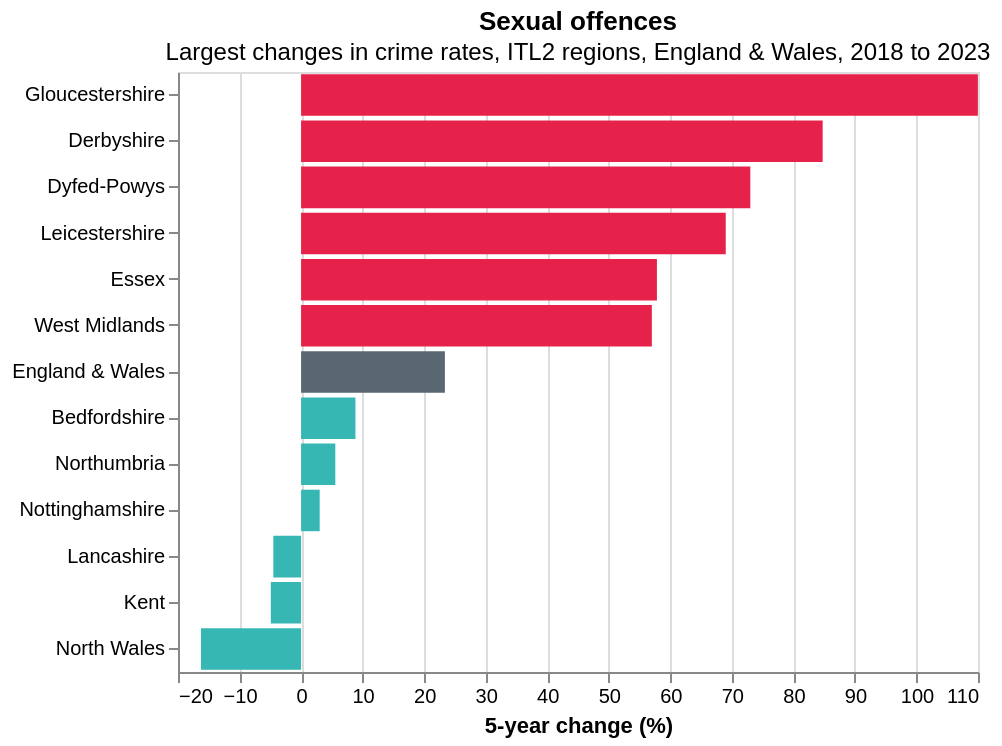

The Vega-Lite source for this figure:
### Vega-Lite specification from a JSON file in a GitHub repository (floating-point values rounded to 4 significant figures)
{"config": {"view": {"continuousWidth": 300, "continuousHeight": 300}}, "layer": [{"data": {"name": "data-9c00aa9dc2b1c1a0b4bf9b34ead12925"}, "mark": {"type": "line", "color": "#gray", "size": 2}, "encoding": {"x": {"field": "x", "type": "quantitative"}}}, {"data": {"name": "data-31ba561cc051e9f3e6cea05da51b907f"}, "mark": {"type": "bar"}, "encoding": {"color": {"field": "colour", "scale": null, "type": "nominal"}, "tooltip": [{"field": "Area Name", "type": "nominal"}, {"field": "Crime type", "type": "nominal"}, {"field": "5-year change", "type": "quantitative"}], "x": {"axis": {"title": "5-year change (%)"}, "field": "5-year change", "type": "quantitative"}, "y": {"axis": {"title": ""}, "field": "Area Name", "sort": "-x", "type": "nominal"}}, "name": "view_43", "title": {"text": "Sexual offences", "subtitle": "Largest changes in crime rates, ITL2 regions, England & Wales, 2018 to 2023"}}], "height": 300, "params": [{"name": "param_337", "select": {"type": "interval", "encodings": ["x", "y"]}, "bind": "scales", "views": ["view_43"]}], "width": 400, "$schema": "https://vega.github.io/schema/vega-lite/v5.8.0.json", "datasets": {"data-9c00aa9dc2b1c1a0b4bf9b34ead12925": [{"x": 0}], "data-31ba561cc051e9f3e6cea05da51b907f": [{"Area Code": "E23000037", "Area Name": "Gloucestershire", "Crime type": "Sexual offences", "rate (2018)": 1.635, "rate (2023)": 3.433, "5-year change": 110.0, "colour": "#e6224b"}, {"Area Code": "E23000018", "Area Name": "Derbyshire", "Crime type": "Sexual offences", "rate (2018)": 1.786, "rate (2023)": 3.301, "5-year change": 84.76, "colour": "#e6224b"}, {"Area Code": "W15000004", "Area Name": "Dyfed-Powys", "Crime type": "Sexual offences", "rate (2018)": 1.891, "rate (2023)": 3.271, "5-year change": 73.0, "colour": "#e6224b"}, {"Area Code": "E23000021", "Area Name": "Leicestershire", "Crime type": "Sexual offences", "rate (2018)": 2.061, "rate (2023)": 3.484, "5-year change": 69.01, "colour": "#e6224b"}, {"Area Code": "E23000028", "Area Name": "Essex", "Crime type": "Sexual offences", "rate (2018)": 2.084, "rate (2023)": 3.289, "5-year change": 57.83, "colour": "#e6224b"}, {"Area Code": "E23000014", "Area Name": "West Midlands", "Crime type": "Sexual offences", "rate (2018)": 2.246, "rate (2023)": 3.527, "5-year change": 57.0, "colour": "#e6224b"}, {"Area Code": "W15000001", "Area Name": "North Wales", "Crime type": "Sexual offences", "rate (2018)": 4.349, "rate (2023)": 3.641, "5-year change": -16.27, "colour": "#36b7b4"}, {"Area Code": "E23000032", "Area Name": "Kent", "Crime type": "Sexual offences", "rate (2018)": 3.677, "rate (2023)": 3.496, "5-year change": -4.917, "colour": "#36b7b4"}, {"Area Code": "E23000003", "Area Name": "Lancashire", "Crime type": "Sexual offences", "rate (2018)": 3.179, "rate (2023)": 3.035, "5-year change": -4.511, "colour": "#36b7b4"}, {"Area Code": "E23000019", "Area Name": "Nottinghamshire", "Crime type": "Sexual offences", "rate (2018)": 2.994, "rate (2023)": 3.084, "5-year change": 3.023, "colour": "#36b7b4"}, {"Area Code": "E23000007", "Area Name": "Northumbria", "Crime type": "Sexual offences", "rate (2018)": 3.345, "rate (2023)": 3.532, "5-year change": 5.564, "colour": "#36b7b4"}, {"Area Code": "E23000026", "Area Name": "Bedfordshire", "Crime type": "Sexual offences", "rate (2018)": 2.165, "rate (2023)": 2.357, "5-year change": 8.835, "colour": "#36b7b4"}, {"Area Code": "K04000001", "Area Name": "England & Wales", "Crime type": "Sexual offences", "rate (2018)": 2.624, "rate (2023)": 3.238, "5-year change": 23.37, "colour": "#596870"}]}}
